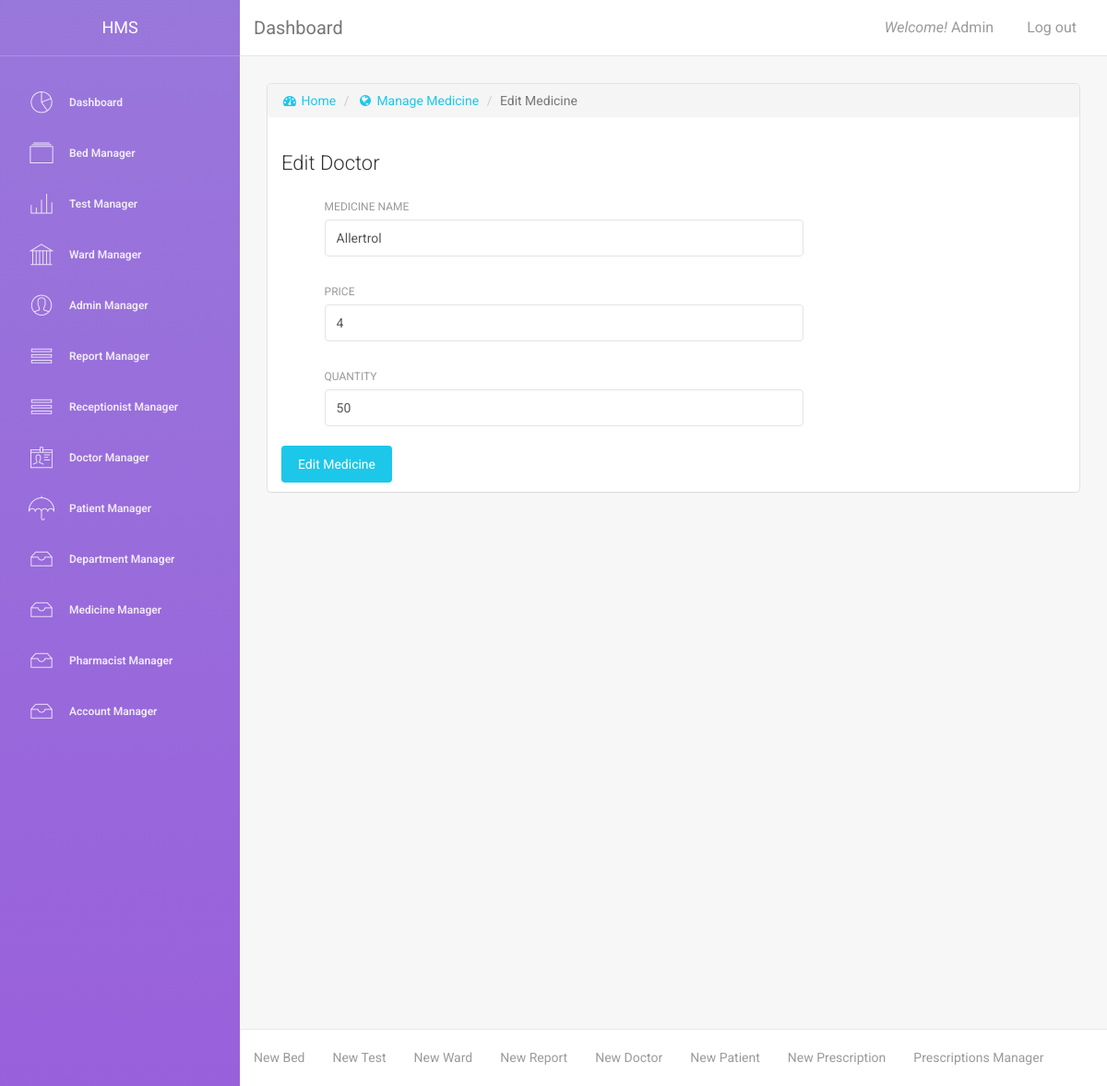
/edit_medicine.php?id=1 (signed in), run on the app's committed database.
### tables this page shows
CREATE TABLE `tbl_medicine` (
  `id` int(11) NOT NULL,
  `name` varchar(100) NOT NULL,
  `store` int(11) NOT NULL DEFAULT '0',
  `sold` int(11) NOT NULL DEFAULT '0',
  `price` int(11) NOT NULL
);

### content/edit_medicine.php (the view, shortened to what this page needs)
<div class="content">
    <div class="container-fluid">
        <div class="row">
            <div class="col-md-12">
                <div class="card">
                    <ol class="breadcrumb">
                        <li><a href="index.php"><i class="fa fa-dashboard"></i> Home</a></li>
                        <li><a href="manage_medicine.php"><i class="fa fa-globe"></i> Manage Medicine</a></li>
                        <li class="active">Edit Medicine</li>
                    </ol>
                    <div class="header">
                        <h4 class="title">Edit Doctor</h4>
                    </div>
                    <div class="content">
                        <form action="" method="POST" name="edit_doctor">
                            <div class="row">
                                <div class="col-md-8">
                                    <div class="form-group">
                                        <label>Medicine Name</label>
                                        <input type="text" name="name" value="<?php echo $row['name']?>" class="form-control">
                                    </div>
                                </div>
                                <div class="col-md-8">
                                    <div class="form-group">
                                        <label>Price</label>
                                        <input name="price" value="<?php echo $row['price']?>" class="form-control">
                                    </div>
                                </div>
                                <div class="col-md-8">
                                    <div class="form-group">
                                        <label>Quantity</label>
                                        <input type="text" name="store" value="<?php echo $row['store']?>" class="form-control">
                                    </div>
                                </div>
                            </div>
                            <button type="submit" class="btn btn-info btn-fill">Edit Medicine</button>
                        </form>
                    </div>
                </div>
            </div>
        </div>
    </div>
</div>

### data on the page
tbl_medicine: name "Allertrol", price "4", store "50"

### other printed values
$_SESSION["admin_name"] "Admin"
